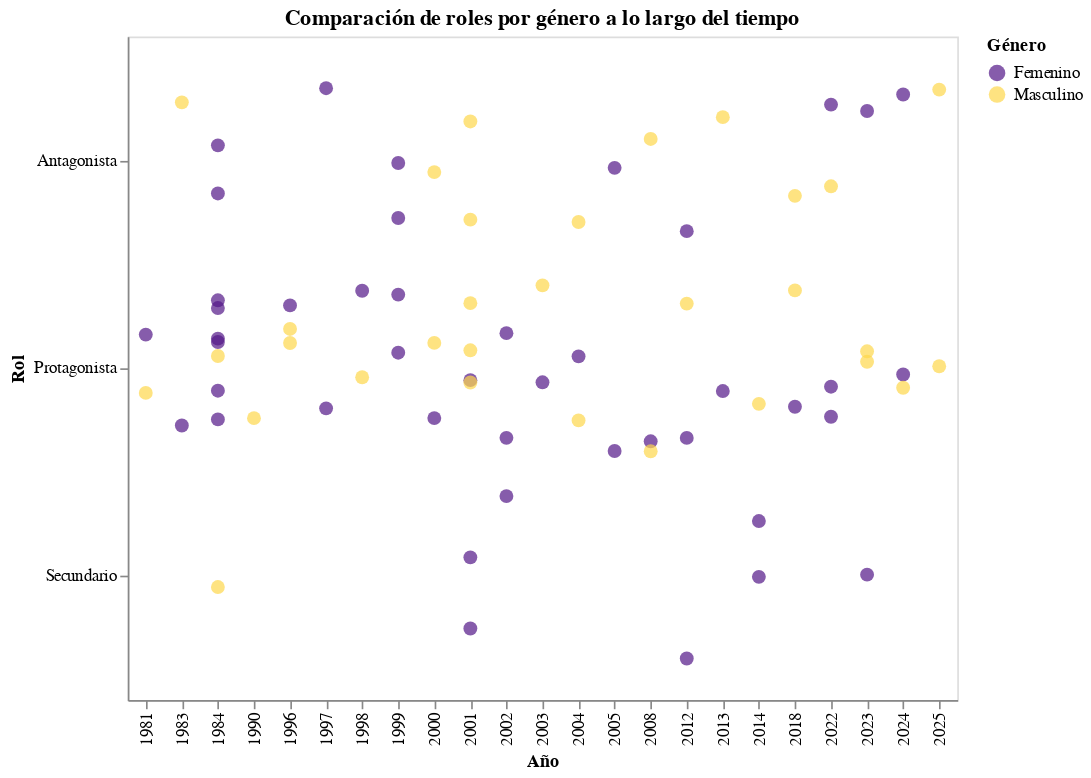

This figure's notebook cell:
### Code cell
import altair as alt
import pandas as pd

# Cargar datos
df = pd.read_excel('/content/database_limpia_intento2.xlsx')

# Convertir a categoría para mejor visualización
df['genero'] = df['genero'].astype('category')
df['roles'] = df['roles'].astype('category')

# Gráfico con jitter uniforme para dispersión
chart = alt.Chart(df).mark_circle(size=70).encode(
    x=alt.X('año:O', title='Año'),
    y=alt.Y('roles:N', title='Rol'),
    color=alt.Color(
        'genero:N',
        title='Género',
        scale=alt.Scale(
            domain=['Femenino', 'Masculino'],
            range=['#531788', '#fed74c']
        )
    ),
    yOffset=alt.YOffset('jitter:Q'),
    tooltip=['personaje', 'roles', 'genero', 'año']
).transform_calculate(
    jitter='random() * 0.4 - 0.2'  # Ruido controlado
).properties(
    title='Comparación de roles por género a lo largo del tiempo',
    width=500,
    height=400
)

chart

### Figure 1 — Vega-Lite specification as saved in the notebook (floating-point values rounded to 4 significant figures)
{"config": {"view": {"continuousWidth": 300, "continuousHeight": 300}}, "data": {"name": "data-3c7b47b61f50ec7dff161e52dd49c752"}, "mark": {"type": "circle", "size": 70}, "encoding": {"color": {"field": "genero", "scale": {"domain": ["Femenino", "Masculino"], "range": ["#531788", "#fed74c"]}, "title": "Género", "type": "nominal"}, "tooltip": [{"field": "personaje", "type": "nominal"}, {"field": "roles", "type": "nominal"}, {"field": "genero", "type": "nominal"}, {"field": "año", "type": "quantitative"}], "x": {"field": "año", "title": "Año", "type": "ordinal"}, "y": {"field": "roles", "title": "Rol", "type": "nominal"}, "yOffset": {"field": "jitter", "type": "quantitative"}}, "height": 400, "title": "Comparación de roles por género a lo largo del tiempo", "transform": [{"calculate": "random() * 0.4 - 0.2", "as": "jitter"}], "width": 500, "$schema": "https://vega.github.io/schema/vega-lite/v5.20.1.json", "datasets": {"data-3c7b47b61f50ec7dff161e52dd49c752": [{"personaje": "Marcia Espínola", "genero": "Femenino", "roles": "Protagonista", "teleserie": "La madrastra", "genero-teleserie": "Drama", "canal": "T13", "año": 1981, "tipo-de-accion": "Regresa después de 20 años para demostrar su inocencia", "estado-civil": "Casado", "fuerza-actua": "Perjudicada", "agrupaciones": "Conflictivo"}, {"personaje": "Esteban San Lucas", "genero": "Masculino", "roles": "Protagonista", "teleserie": "La madrastra", "genero-teleserie": "Drama", "canal": "T13", "año": 1981, "tipo-de-accion": "Le miente a sus hijos y encierra a su esposa en la cárcel ", "estado-civil": "Casado", "fuerza-actua": "Poderoso", "agrupaciones": "Dominante"}, {"personaje": "Dalia Venezzia", "genero": "Femenino", "roles": "Protagonista", "teleserie": "La noche del cobarde", "genero-teleserie": "Drama", "canal": "T13", "año": 1983, "tipo-de-accion": "Busca venganza de quien la violó", "estado-civil": "Soltero", "fuerza-actua": "Justicia", "agrupaciones": "Emotivo"}, {"personaje": "Almiro Villarrobles ", "genero": "Masculino", "roles": "Antagonista", "teleserie": "La noche del cobarde", "genero-teleserie": "Drama", "canal": "T13", "año": 1983, "tipo-de-accion": "Vuelve al pueblo donde viejas culpas lo persiguen", "estado-civil": "Soltero", "fuerza-actua": "Justicia", "agrupaciones": "Emotivo"}, {"personaje": "Hernán Ugalde ", "genero": "Masculino", "roles": "Protagonista", "teleserie": "La torre 10", "genero-teleserie": "Drama", "canal": "TVN", "año": 1984, "tipo-de-accion": "Llega a la torre pero se enfrenta con su exesposa y diversos problemas", "estado-civil": "Viudo", "fuerza-actua": "Perjudicada", "agrupaciones": "Conflictivo"}, {"personaje": "Thelma Bernhardt", "genero": "Femenino", "roles": "Antagonista", "teleserie": "La torre 10", "genero-teleserie": "Drama", "canal": "TVN", "año": 1984, "tipo-de-accion": "Enamorada, cobra venganzas y daña para que esten con ella", "estado-civil": "Soltero", "fuerza-actua": "Venganza", "agrupaciones": "Emotivo"}, {"personaje": "Teresa Rodríguez", "genero": "Femenino", "roles": "Protagonista", "teleserie": "Las herederas", "genero-teleserie": "Drama", "canal": "T13", "año": 1984, "tipo-de-accion": "Debe recibirse de periodista para obtener la herencia", "estado-civil": "Soltero", "fuerza-actua": "Obligada", "agrupaciones": "Emotivo"}, {"personaje": "Patricia Duval", "genero": "Femenino", "roles": "Protagonista", "teleserie": "Las herederas", "genero-teleserie": "Drama", "canal": "T13", "año": 1984, "tipo-de-accion": "Debe casarse con Rafael para obtener la herencia ", "estado-civil": "Soltero", "fuerza-actua": "Obligada", "agrupaciones": "Emotivo"}, {"personaje": "Isadora Duval", "genero": "Femenino", "roles": "Protagonista", "teleserie": "Las herederas", "genero-teleserie": "Drama", "canal": "T13", "año": 1984, "tipo-de-accion": "Debe dejar su carrera e irse a vivir a una hacienda para obtener la herencia", "estado-civil": "Soltero", "fuerza-actua": "Obligada", "agrupaciones": "Emotivo"}, {"personaje": "Ana María Zelada", "genero": "Femenino", "roles": "Protagonista", "teleserie": "Las herederas", "genero-teleserie": "Drama", "canal": "T13", "año": 1984, "tipo-de-accion": "Debe vivir con su madre a la que no conoce para recibir la herencia ", "estado-civil": "Soltero", "fuerza-actua": "Obligada", "agrupaciones": "Emotivo"}, {"personaje": "Gilda Díaz-Steiner", "genero": "Femenino", "roles": "Protagonista", "teleserie": "Las herederas", "genero-teleserie": "Drama", "canal": "T13", "año": 1984, "tipo-de-accion": "Debe volver al país para obtener la herencia", "estado-civil": "Soltero", "fuerza-actua": "Obligada", "agrupaciones": "Emotivo"}, {"personaje": "Ladislao Duval", "genero": "Masculino", "roles": "Secundario", "teleserie": "Las herederas", "genero-teleserie": "Drama", "canal": "T13", "año": 1984, "tipo-de-accion": "Deja una herencia a mujeres que no compartían nada en común", "estado-civil": "Soltero", "fuerza-actua": "Poderoso", "agrupaciones": "Dominante"}, {"personaje": "Artemisa Mykonos ", "genero": "Femenino", "roles": "Protagonista", "teleserie": "Los títeres", "genero-teleserie": "Drama", "canal": "T13", "año": 1984, "tipo-de-accion": "Busca venganza de quien le hacia bullying toda su vida", "estado-civil": "Prometido", "fuerza-actua": "Perjudicada", "agrupaciones": "Conflictivo"}, {"personaje": "Adriana Godan", "genero": "Femenino", "roles": "Antagonista", "teleserie": "Los títeres", "genero-teleserie": "Drama", "canal": "T13", "año": 1984, "tipo-de-accion": "Trata de dañar a la protagonista con el poder y la belleza que tiene", "estado-civil": "Soltero", "fuerza-actua": "Poderoso", "agrupaciones": "Dominante"}, {"personaje": "Leo Castillo ", "genero": "Masculino", "roles": "Protagonista", "teleserie": "¿Te conté?", "genero-teleserie": "Drama", "canal": "T13", "año": 1990, "tipo-de-accion": "Debe escoger entre dos enamoradas", "estado-civil": "Soltero", "fuerza-actua": "Líder", "agrupaciones": "Dominante"}, {"personaje": "Federico Valdivieso", "genero": "Masculino", "roles": "Protagonista", "teleserie": "Sucupira ", "genero-teleserie": "Comedia", "canal": "TVN", "año": 1996, "tipo-de-accion": "Se postula a alcalde con un pésimo programa", "estado-civil": "Soltero", "fuerza-actua": "Poderoso", "agrupaciones": "Dominante"}, {"personaje": "Mariana Montero", "genero": "Femenino", "roles": "Protagonista", "teleserie": "Sucupira ", "genero-teleserie": "Comedia", "canal": "TVN", "año": 1996, "tipo-de-accion": "Se postula a alcalde para poder tener más poder", "estado-civil": "Viudo", "fuerza-actua": "Poderoso", "agrupaciones": "Dominante"}, {"personaje": "Emilio", "genero": "Masculino", "roles": "Protagonista", "teleserie": "Playa salvaje", "genero-teleserie": "Comedia", "canal": "TVN", "año": 1996, "tipo-de-accion": "Joven surfista que debe enfrentar sus traumas del pasado", "estado-civil": "En relación", "fuerza-actua": "Perjudicada", "agrupaciones": "Conflictivo"}, {"personaje": "Paulina ", "genero": "Femenino", "roles": "Protagonista", "teleserie": "Playa salvaje", "genero-teleserie": "Drama", "canal": "T13", "año": 1997, "tipo-de-accion": "Novia de emilio que se preocupa de él pero sus miedos la frenan", "estado-civil": "En relación", "fuerza-actua": "Enamorada", "agrupaciones": "Emotivo"}, {"personaje": "Gabriela Ossandón", "genero": "Femenino", "roles": "Antagonista", "teleserie": "Playa salvaje", "genero-teleserie": "Drama", "canal": "T13", "año": 1997, "tipo-de-accion": "Dueña de una empresa que la conecta con una fallecida de la playa", "estado-civil": "Soltero", "fuerza-actua": "Poderoso", "agrupaciones": "Dominante"}, {"personaje": "Vaitea Ahoa Tuki ", "genero": "Femenino", "roles": "Protagonista", "teleserie": "Iorana ", "genero-teleserie": "Comedia romántica", "canal": "TVN", "año": 1998, "tipo-de-accion": "Se quiere casar pero no puede por el padre de su novio", "estado-civil": "Prometido", "fuerza-actua": "Perjudicada", "agrupaciones": "Conflictivo"}, {"personaje": "Cristián", "genero": "Masculino", "roles": "Protagonista", "teleserie": "Iorana ", "genero-teleserie": "Comedia romántica", "canal": "TVN", "año": 1998, "tipo-de-accion": "Se quiere casar pero su padre vuelve a la isla y debe resolver los conflictos que dejo", "estado-civil": "Prometido", "fuerza-actua": "Perjudicada", "agrupaciones": "Conflictivo"}, {"personaje": "Catalina Chamorro", "genero": "Femenino", "roles": "Protagonista", "teleserie": "La fiera", "genero-teleserie": "Comedia romántica", "canal": "TVN", "año": 1999, "tipo-de-accion": "La quieren casar obligada pero se mantiene alejada por su fuerte carácter", "estado-civil": "Soltero", "fuerza-actua": "Obligada", "agrupaciones": "Emotivo"}, {"personaje": "Magdalena Ossandón", "genero": "Femenino", "roles": "Antagonista", "teleserie": "La fiera", "genero-teleserie": "Comedia romántica", "canal": "TVN", "año": 1999, "tipo-de-accion": "Mantiene una relacion con el hermano de la protagonista pero busca dañarla", "estado-civil": "Soltero", "fuerza-actua": "Poderoso", "agrupaciones": "Dominante"}, {"personaje": "Emilia Patiño", "genero": "Femenino", "roles": "Protagonista", "teleserie": "Aquelarre", "genero-teleserie": "Drama", "canal": "TVN", "año": 1999, "tipo-de-accion": "Se hace cargo de administrar las tierras de su padre, se enamora del hijo de Elena", "estado-civil": "Prometido", "fuerza-actua": "Poderoso", "agrupaciones": "Dominante"}, {"personaje": "Elena Vergara", "genero": "Femenino", "roles": "Antagonista", "teleserie": "Aquelarre", "genero-teleserie": "Drama", "canal": "TVN", "año": 1999, "tipo-de-accion": "Es benefactora de su pueblo, odia a su hijo sobre todo", "estado-civil": "Soltero", "fuerza-actua": "Poderoso", "agrupaciones": "Dominante"}, {"personaje": "Jovanka Antich", "genero": "Femenino", "roles": "Protagonista", "teleserie": "Romané", "genero-teleserie": "Comedia romántica", "canal": "TVN", "año": 2000, "tipo-de-accion": "Joven madre que es humillada por su primer esposo y vuelve a Chile con un secreto", "estado-civil": "Soltero", "fuerza-actua": "Perjudicada", "agrupaciones": "Conflictivo"}, {"personaje": "Padre Juan Bautista Domínguez", "genero": "Masculino", "roles": "Protagonista", "teleserie": "Romané", "genero-teleserie": "Comedia romántica", "canal": "TVN", "año": 2000, "tipo-de-accion": "Padre que se enamora de la protagonista pero es hermano de su primer marido", "estado-civil": "Soltero", "fuerza-actua": "Perjudicada", "agrupaciones": "Conflictivo"}, {"personaje": "Rafael Antonio Domínguez", "genero": "Masculino", "roles": "Antagonista", "teleserie": "Romané", "genero-teleserie": "Comedia romántica", "canal": "TVN", "año": 2000, "tipo-de-accion": "Es padre de una hija de la protagonista pero no lo sabe", "estado-civil": "Soltero", "fuerza-actua": "Perjudicada", "agrupaciones": "Conflictivo"}, {"personaje": "Fernanda", "genero": "Femenino", "roles": "Secundario", "teleserie": "Amores de mercado", "genero-teleserie": "Comedia", "canal": "TVN", "año": 2001, "tipo-de-accion": "Enamorada de Rodolfo no sabe que es su otro hermano", "estado-civil": "Prometido", "fuerza-actua": "Enamorada", "agrupaciones": "Emotivo"}, {"personaje": "Betsabé", "genero": "Femenino", "roles": "Secundario", "teleserie": "Amores de mercado", "genero-teleserie": "Comedia", "canal": "TVN", "año": 2001, "tipo-de-accion": "Novia enamorada de Pelluco que no sabe que es otra persona quien trabaja en el mercado", "estado-civil": "Soltero", "fuerza-actua": "Enamorada", "agrupaciones": "Emotivo"}, {"personaje": "Pelluco", "genero": "Masculino", "roles": "Protagonista", "teleserie": "Amores de mercado", "genero-teleserie": "Comedia", "canal": "TVN", "año": 2001, "tipo-de-accion": "Es de clase media que trabaja en el mercado pero sin saberlo cambia de vida con su gemelo", "estado-civil": "Soltero", "fuerza-actua": "Afectado", "agrupaciones": "Emotivo"}, {"personaje": "Rodolfo", "genero": "Masculino", "roles": "Protagonista", "teleserie": "Amores de mercado", "genero-teleserie": "Comedia", "canal": "TVN", "año": 2001, "tipo-de-accion": "Es de clase alta, vive con lujos pero cambia de vida y entra a trabajar al mercado", "estado-civil": "Prometido", "fuerza-actua": "Afectado", "agrupaciones": "Emotivo"}, {"personaje": "Ignacio Valdés", "genero": "Masculino", "roles": "Antagonista", "teleserie": "Amores de mercado", "genero-teleserie": "Comedia", "canal": "TVN", "año": 2001, "tipo-de-accion": "Hermanastro que busca quedarse con Fernanda", "estado-civil": "Soltero", "fuerza-actua": "Ambición ", "agrupaciones": "Dominante"}, {"personaje": "Inés Clark García", "genero": "Femenino", "roles": "Protagonista", "teleserie": "Pampa ilusión", "genero-teleserie": "Comedia romántica", "canal": "TVN", "año": 2001, "tipo-de-accion": "Se hace pasar por hombre en el día para acercarse a su papá y descubrir su pasado", "estado-civil": "Soltero", "fuerza-actua": "Decisivo ", "agrupaciones": "Dominante"}, {"personaje": "José Miguel Inostroza", "genero": "Masculino", "roles": "Protagonista", "teleserie": "Pampa ilusión", "genero-teleserie": "Comedia romántica", "canal": "TVN", "año": 2001, "tipo-de-accion": "Se enamora pérdidamente de Inés, sin  saber que es hija de su patrón", "estado-civil": "Soltero", "fuerza-actua": "Enamorada", "agrupaciones": "Emotivo"}, {"personaje": "William Clark Stevensons", "genero": "Masculino", "roles": "Antagonista", "teleserie": "Pampa ilusión", "genero-teleserie": "Comedia romántica", "canal": "TVN", "año": 2001, "tipo-de-accion": "Es un empresario que odia a su hija y que tratara de hacer todo lo posible para vivir cómodo y en paz", "estado-civil": "Casado", "fuerza-actua": "Poderoso", "agrupaciones": "Dominante"}, {"personaje": "Olga Soto", "genero": "Femenino", "roles": "Protagonista", "teleserie": "El circo de las Montini", "genero-teleserie": "Comedia", "canal": "TVN", "año": 2002, "tipo-de-accion": "Dueña del circo que busca dejar a una de sus hijas a cargo", "estado-civil": "Viudo", "fuerza-actua": "Poderoso", "agrupaciones": "Dominante"}, {"personaje": "Olga segunda", "genero": "Femenino", "roles": "Protagonista", "teleserie": "El circo de las Montini", "genero-teleserie": "Comedia", "canal": "TVN", "año": 2002, "tipo-de-accion": "Hija preferida que esconde el secreto de su hija y cuando regresa trae problemas del pasado", "estado-civil": "Soltero", "fuerza-actua": "Poderoso", "agrupaciones": "Dominante"}, {"personaje": "Olga tercera", "genero": "Femenino", "roles": "Secundario", "teleserie": "El circo de las Montini", "genero-teleserie": "Comedia", "canal": "TVN", "año": 2002, "tipo-de-accion": "Hija de Olga segunda, se enamora de su papá sin saber quien es", "estado-civil": "Soltero", "fuerza-actua": "Perjudicada", "agrupaciones": "Conflictivo"}, {"personaje": "Valentina Fernández de Mercader", "genero": "Femenino", "roles": "Protagonista", "teleserie": "Machos", "genero-teleserie": "Drama", "canal": "T13", "año": 2003, "tipo-de-accion": "Esposa del connotado médico, padre de 7 hijos", "estado-civil": "Casado", "fuerza-actua": "Perjudicada", "agrupaciones": "Conflictivo"}, {"personaje": "Ángel Mercader", "genero": "Masculino", "roles": "Protagonista", "teleserie": "Machos", "genero-teleserie": "Drama", "canal": "T13", "año": 2003, "tipo-de-accion": "Famoso médico que trata de educar a sus hijos como machos", "estado-civil": "Casado", "fuerza-actua": "Poderoso", "agrupaciones": "Dominante"}, {"personaje": "Matilde del Solar", "genero": "Femenino", "roles": "Protagonista", "teleserie": "Los pincheira", "genero-teleserie": "Drama", "canal": "TVN", "año": 2004, "tipo-de-accion": "Esposa de Martin que sufre mucho por su infeliz matrimonio y es secuestrada para conseguir dinero", "estado-civil": "Casado", "fuerza-actua": "Perjudicada", "agrupaciones": "Conflictivo"}, {"personaje": "Miguel Molina Linares", "genero": "Masculino", "roles": "Protagonista", "teleserie": "Los pincheira", "genero-teleserie": "Drama", "canal": "TVN", "año": 2004, "tipo-de-accion": "Hijo mayor de su padre, al cual asesinaron, roba comida y secuestra mujeres para obtener dinero", "estado-civil": "Soltero", "fuerza-actua": "Perjudicada", "agrupaciones": "Conflictivo"}, {"personaje": "Martín Ortúzar", "genero": "Masculino", "roles": "Antagonista", "teleserie": "Los pincheira", "genero-teleserie": "Drama", "canal": "TVN", "año": 2004, "tipo-de-accion": "Poderoso heredero de tierras que está casado pero su esposa es secuestrada por Miguel", "estado-civil": "Casado", "fuerza-actua": "Poderoso", "agrupaciones": "Dominante"}, {"personaje": "Beatriz González", "genero": "Femenino", "roles": "Protagonista", "teleserie": "Brujas", "genero-teleserie": "Comedia dramática", "canal": "T13", "año": 2005, "tipo-de-accion": "Es humilde y trabaja como profesional del servicio. Se enamora del dueño que fallece y ella toma venganza", "estado-civil": "Viudo", "fuerza-actua": "Venganza", "agrupaciones": "Emotivo"}, {"personaje": "Cassandra García", "genero": "Femenino", "roles": "Antagonista", "teleserie": "Brujas", "genero-teleserie": "Comedia dramática", "canal": "T13", "año": 2005, "tipo-de-accion": "Es la principal sospechosa del la muerte del dueño, busca siempre alcanzar mejor posición laboral", "estado-civil": "En relación", "fuerza-actua": "Poderoso", "agrupaciones": "Dominante"}, {"personaje": "Leonor Amenábar Montt", "genero": "Femenino", "roles": "Protagonista", "teleserie": "El señor de la querencia", "genero-teleserie": "Drama", "canal": "TVN", "año": 2008, "tipo-de-accion": "Esposa de Echenique, comienza a enamorarse de Manuel", "estado-civil": "Casado", "fuerza-actua": "Enamorada", "agrupaciones": "Emotivo"}, {"personaje": "Manuel Pradenas Leiva", "genero": "Masculino", "roles": "Protagonista", "teleserie": "El señor de la querencia", "genero-teleserie": "Drama", "canal": "TVN", "año": 2008, "tipo-de-accion": "Es obrero del imperio Echenique, pero aun no conoce las relaciones que mantiene con la querencia", "estado-civil": "Soltero", "fuerza-actua": "Perjudicada", "agrupaciones": "Conflictivo"}, {"personaje": "José Luis Echeñique Valdivieso", "genero": "Masculino", "roles": "Antagonista", "teleserie": "El señor de la querencia", "genero-teleserie": "Drama", "canal": "TVN", "año": 2008, "tipo-de-accion": "Dueño del imperio, su esposa se enamora del obrero", "estado-civil": "Casado", "fuerza-actua": "Poderoso", "agrupaciones": "Dominante"}, {"personaje": "Cristina Moreno", "genero": "Femenino", "roles": "Protagonista", "teleserie": "Soltera otra vez", "genero-teleserie": "Comedia romántica", "canal": "T13", "año": 2012, "tipo-de-accion": "La deja su novio después de muchos años y comienza su nueva vida como soltera", "estado-civil": "Soltero", "fuerza-actua": "Celos", "agrupaciones": "Conflictivo"}, {"personaje": "Nicole Cerutti ", "genero": "Femenino", "roles": "Antagonista", "teleserie": "Soltera otra vez", "genero-teleserie": "Comedia romántica", "canal": "T13", "año": 2012, "tipo-de-accion": "La amante del novio, Cristina le tenía mucha envidia", "estado-civil": "Soltero", "fuerza-actua": "Celos", "agrupaciones": "Conflictivo"}, {"personaje": "Pedro Armstrong", "genero": "Masculino", "roles": "Protagonista", "teleserie": "Separados", "genero-teleserie": "Comedia romántica", "canal": "TVN", "año": 2012, "tipo-de-accion": "No le gusta su vida actual, decide separarse y comenzar de nuevo viviendo con puros hombres separados", "estado-civil": "Casado", "fuerza-actua": "Decisivo ", "agrupaciones": "Dominante"}, {"personaje": "Carola Cavada", "genero": "Femenino", "roles": "Secundario", "teleserie": "Separados", "genero-teleserie": "Comedia romántica", "canal": "TVN", "año": 2012, "tipo-de-accion": "Es exesposa del protagonista, actúa como la ex loca para poder conquistar nuevamente a Pedro", "estado-civil": "Soltero", "fuerza-actua": "Celos", "agrupaciones": "Conflictivo"}, {"personaje": "Verónica Díaz", "genero": "Femenino", "roles": "Protagonista", "teleserie": "Las vegas", "genero-teleserie": "Comedia romántica", "canal": "T13", "año": 2013, "tipo-de-accion": "Matriarca de la familia y del club nocturno, después de quedar viuda, debe salir adelante", "estado-civil": "Viudo", "fuerza-actua": "Poderoso", "agrupaciones": "Dominante"}, {"personaje": "Álvaro Sandoval", "genero": "Masculino", "roles": "Antagonista", "teleserie": "Las vegas", "genero-teleserie": "Comedia romántica", "canal": "T13", "año": 2013, "tipo-de-accion": "Manipula a la matriarca y se involucra en redes de narcotraficantes para poder controlar el club", "estado-civil": "Soltero", "fuerza-actua": "Poderoso", "agrupaciones": "Dominante"}, {"personaje": "Violeta Padilla", "genero": "Femenino", "roles": "Secundario", "teleserie": "Papá a la deriva", "genero-teleserie": "Comedia romántica", "canal": "MEGA", "año": 2014, "tipo-de-accion": "Se enamora de Bruno, pero tiene novio y están en distintas situaciones sociales", "estado-civil": "Soltero", "fuerza-actua": "Enamorada", "agrupaciones": "Emotivo"}, {"personaje": "Bruno Montt", "genero": "Masculino", "roles": "Protagonista", "teleserie": "Papá a la deriva", "genero-teleserie": "Comedia romántica", "canal": "MEGA", "año": 2014, "tipo-de-accion": "Capitán y padre de 3 hijos que se enamoró de Violeta", "estado-civil": "Soltero", "fuerza-actua": "Líder", "agrupaciones": "Dominante"}, {"personaje": "Rosario Quevedo", "genero": "Femenino", "roles": "Secundario", "teleserie": "Papá a la deriva", "genero-teleserie": "Comedia romántica", "canal": "MEGA", "año": 2014, "tipo-de-accion": "Quiere quedarse con Bruno, hace todo lo posible para enamorarlo", "estado-civil": "Soltero", "fuerza-actua": "Enamorada", "agrupaciones": "Emotivo"}, {"personaje": "María Elsa ", "genero": "Femenino", "roles": "Protagonista", "teleserie": "Perdona nuestros pecados", "genero-teleserie": "Drama", "canal": "MEGA", "año": 2018, "tipo-de-accion": "Hija favorita de su poderoso padre, se enamora de Reynaldo sin saber la venganza que él buscaba", "estado-civil": "Soltero", "fuerza-actua": "Perjudicada", "agrupaciones": "Conflictivo"}, {"personaje": "Padre Reynaldo Suárez", "genero": "Masculino", "roles": "Protagonista", "teleserie": "Perdona nuestros pecados", "genero-teleserie": "Drama", "canal": "MEGA", "año": 2018, "tipo-de-accion": "Llega al pueblo para cobrar venganza del suicidio de su hermana. Se enamora de María Elsa", "estado-civil": "Soltero", "fuerza-actua": "Perjudicada", "agrupaciones": "Conflictivo"}, {"personaje": "Armando Quiroga", "genero": "Masculino", "roles": "Antagonista", "teleserie": "Perdona nuestros pecados", "genero-teleserie": "Drama", "canal": "MEGA", "año": 2018, "tipo-de-accion": "Violó a la hermana de Reynaldo y solo sabe una persona. Trata de mantener su vida como era", "estado-civil": "Soltero", "fuerza-actua": "Poderoso", "agrupaciones": "Dominante"}, {"personaje": "Agustina Mackenna", "genero": "Femenino", "roles": "Protagonista", "teleserie": "Verdades ocultas", "genero-teleserie": "Drama", "canal": "MEGA", "año": 2022, "tipo-de-accion": "Su madre la vende y con el tiempo se entera, entre enredos de poder y amor", "estado-civil": "Soltero", "fuerza-actua": "Venganza", "agrupaciones": "Emotivo"}, {"personaje": "Rocío Verdugo", "genero": "Femenino", "roles": "Protagonista", "teleserie": "Verdades ocultas", "genero-teleserie": "Drama", "canal": "MEGA", "año": 2022, "tipo-de-accion": "Es humilde, pero sufre muchos chantajes por parte de su hermana", "estado-civil": "Soltero", "fuerza-actua": "Perjudicada", "agrupaciones": "Conflictivo"}, {"personaje": "Eliana Zapata", "genero": "Femenino", "roles": "Antagonista", "teleserie": "Verdades ocultas", "genero-teleserie": "Drama", "canal": "MEGA", "año": 2022, "tipo-de-accion": "Quería cobrar venganza por la muerte de su hermano, estaba resentida con su pasado. Quiere matar al hijo de Rocío", "estado-civil": "En relación", "fuerza-actua": "Venganza", "agrupaciones": "Emotivo"}, {"personaje": "Leonardo San Martín", "genero": "Masculino", "roles": "Antagonista", "teleserie": "Verdades ocultas", "genero-teleserie": "Drama", "canal": "MEGA", "año": 2022, "tipo-de-accion": "Su obsesión con las mujeres que amaba lo llevaron a matar a muchas personas ", "estado-civil": "Soltero", "fuerza-actua": "Decisivo ", "agrupaciones": "Dominante"}, {"personaje": "Baltazar Rodríguez ", "genero": "Masculino", "roles": "Protagonista", "teleserie": "La ley de Baltazar", "genero-teleserie": "Comedia dramática", "canal": "MEGA", "año": 2023, "tipo-de-accion": "Quiere volver a reconquistar a su viejo amor y vivir solo, pero sus hijos se interponen", "estado-civil": "Viudo", "fuerza-actua": "Perjudicada", "agrupaciones": "Conflictivo"}, {"personaje": "Margarita Fuentes", "genero": "Femenino", "roles": "Secundario", "teleserie": "La ley de Baltazar", "genero-teleserie": "Comedia dramática", "canal": "MEGA", "año": 2023, "tipo-de-accion": "Es monja, no puede estar con Baltazar", "estado-civil": "Soltero", "fuerza-actua": "Perjudicada", "agrupaciones": "Conflictivo"}, {"personaje": "Cristina Moya", "genero": "Femenino", "roles": "Antagonista", "teleserie": "La ley de Baltazar", "genero-teleserie": "Comedia dramática", "canal": "MEGA", "año": 2023, "tipo-de-accion": "Está casada con el hijo de Baltazar y quiere quedarse con la herencia", "estado-civil": "Casado", "fuerza-actua": "Malo", "agrupaciones": "Dominante"}, {"personaje": "Hernán Olmedo", "genero": "Masculino", "roles": "Protagonista", "teleserie": "Generación 98", "genero-teleserie": "Comedia dramática", "canal": "MEGA", "año": 2023, "tipo-de-accion": "Engaña a todos sus excompañeros del colegio para que inviertan en un resort falso", "estado-civil": "Soltero", "fuerza-actua": "Malo", "agrupaciones": "Dominante"}, {"personaje": "Soledad García", "genero": "Femenino", "roles": "Protagonista", "teleserie": "Como la vida misma", "genero-teleserie": "Comedia", "canal": "MEGA", "año": 2024, "tipo-de-accion": "Conoce a su pareja por Tinder y se atreven a convivir con sus hijos juntos como una familia", "estado-civil": "En relación", "fuerza-actua": "En paz", "agrupaciones": "Emotivo"}, {"personaje": "Alonso Valdés", "genero": "Masculino", "roles": "Protagonista", "teleserie": "Como la vida misma", "genero-teleserie": "Comedia", "canal": "MEGA", "año": 2024, "tipo-de-accion": "Conoce a su pareja por Tinder y se atreven a convivir con sus hijos juntos como una familia", "estado-civil": "En relación", "fuerza-actua": "En paz", "agrupaciones": "Emotivo"}, {"personaje": "Octavia Werner", "genero": "Femenino", "roles": "Antagonista", "teleserie": "Como la vida misma", "genero-teleserie": "Comedia", "canal": "MEGA", "año": 2024, "tipo-de-accion": "Quiere recuperar la custodia de su hijo, y tiene muchos conflictos con Alonso", "estado-civil": "Soltero", "fuerza-actua": "Celos", "agrupaciones": "Conflictivo"}, {"personaje": "Raimundo Casablanca", "genero": "Masculino", "roles": "Protagonista", "teleserie": "Los casablanca", "genero-teleserie": "Drama", "canal": "MEGA", "año": 2025, "tipo-de-accion": "Padre de familia con mucho dinero", "estado-civil": "Soltero", "fuerza-actua": "Poderoso", "agrupaciones": "Dominante"}, {"personaje": "Iván Casablanca", "genero": "Masculino", "roles": "Antagonista", "teleserie": "Los casablanca", "genero-teleserie": "Drama", "canal": "MEGA", "año": 2025, "tipo-de-accion": "Quiere robarle la fortuna a su hermano. Su esposa se enamora de Raimundo", "estado-civil": "Soltero", "fuerza-actua": "Malo", "agrupaciones": "Dominante"}]}}
